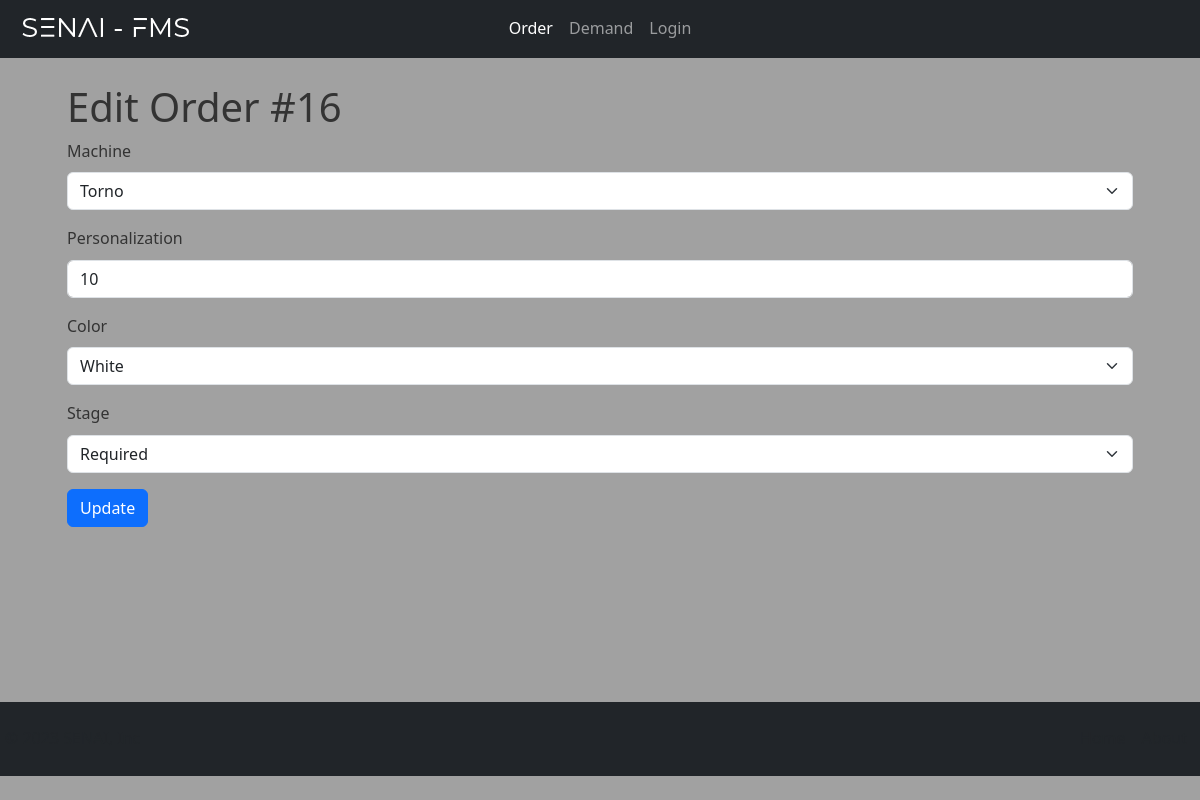
The app's page /order/16/edit/ (signed in) with its own data.
### core/models.py (models this page shows, shortened)
class Base(models.Model):
    create = models.DateTimeField(auto_now_add=True)
    modify = models.DateTimeField(auto_now_add=True)
    active = models.BooleanField(default=True)
    class Meta:
        abstract = True

class Order(Base):
    requester = models.ForeignKey(User, on_delete=models.SET('unknown'))
    machine = models.ForeignKey(Machine, on_delete=models.SET('unknown'))
    personalization = models.IntegerField()
    color = models.ForeignKey(Color, on_delete=models.SET('unknown'))
    STAGE_CHOICE = (('Required','Required'), ('Production','Production'), ('Finished','Finished'))
    stage = models.CharField(max_length=15, choices=STAGE_CHOICE, default=STAGE_CHOICE[0])
    finished = models.DateTimeField(blank=True, null=True)
    class Meta:
        verbose_name = 'Order'
        verbose_name_plural = 'Orders'

### core/views.py (the view, shortened to what this page needs)
# urls.py: path('order/<int:pk>/edit/', OrderEditView.as_view(), name='order_edit'),
class OrderEditView(UserPassesTestMixin, UpdateView):
    template_name = 'order_edit.html'
    form_class = OrderModelForm
    login_url = ('admin:index')
    model = Order
    def get_context_data(self, **kwargs):
        context = super().get_context_data(**kwargs)
        context['order_id'] = self.kwargs['pk']
        return context
    def test_func(self):
        return self.request.user.is_authenticated

### core/forms.py
class OrderModelForm(forms.ModelForm):
    class Meta:
        model = Order
        fields = ['machine', 'personalization', 'color', 'stage']

### core/models.py (called while the page is built)
    def __str__(self) -> str:
        return self.name

    def __str__(self) -> str:
        return self.name

### core/templates/order_edit.html (shortened to what this page needs)
{% extends 'base.html' %}
{% load static %}
{% load bootstrap5 %}
{% block content %}
    <div class="caontainer div-margin">
        <h1>Edit Order #{{ order_id }}</h1>
        <form action="{% url 'order_edit' pk=order_id %}" method="post" class="form">
            {% bootstrap_form form %}
            {% buttons %}
                <button type="submit" class="btn btn-primary">Update</button>
            {% endbuttons %}
        </form>
    </div>
{% endblock %}

### global/static/style/style.css (style rules this page uses)
body { height: 100%; width: 100%; margin: 0; padding: 0; background-color: #ffffff; color: #333333; line-height: 1.6; background-color: rgba(0, 0, 0, 0.37); }
.body-container { display: flex; flex-direction: column; min-height: 100vh; min-width: 100vh; }
.div-margin { margin: 25px; }

### records on screen
Order: machine "Torno", personalization "10", color "White", stage "Required"

### other values on screen
{{ order_id }} "16"
